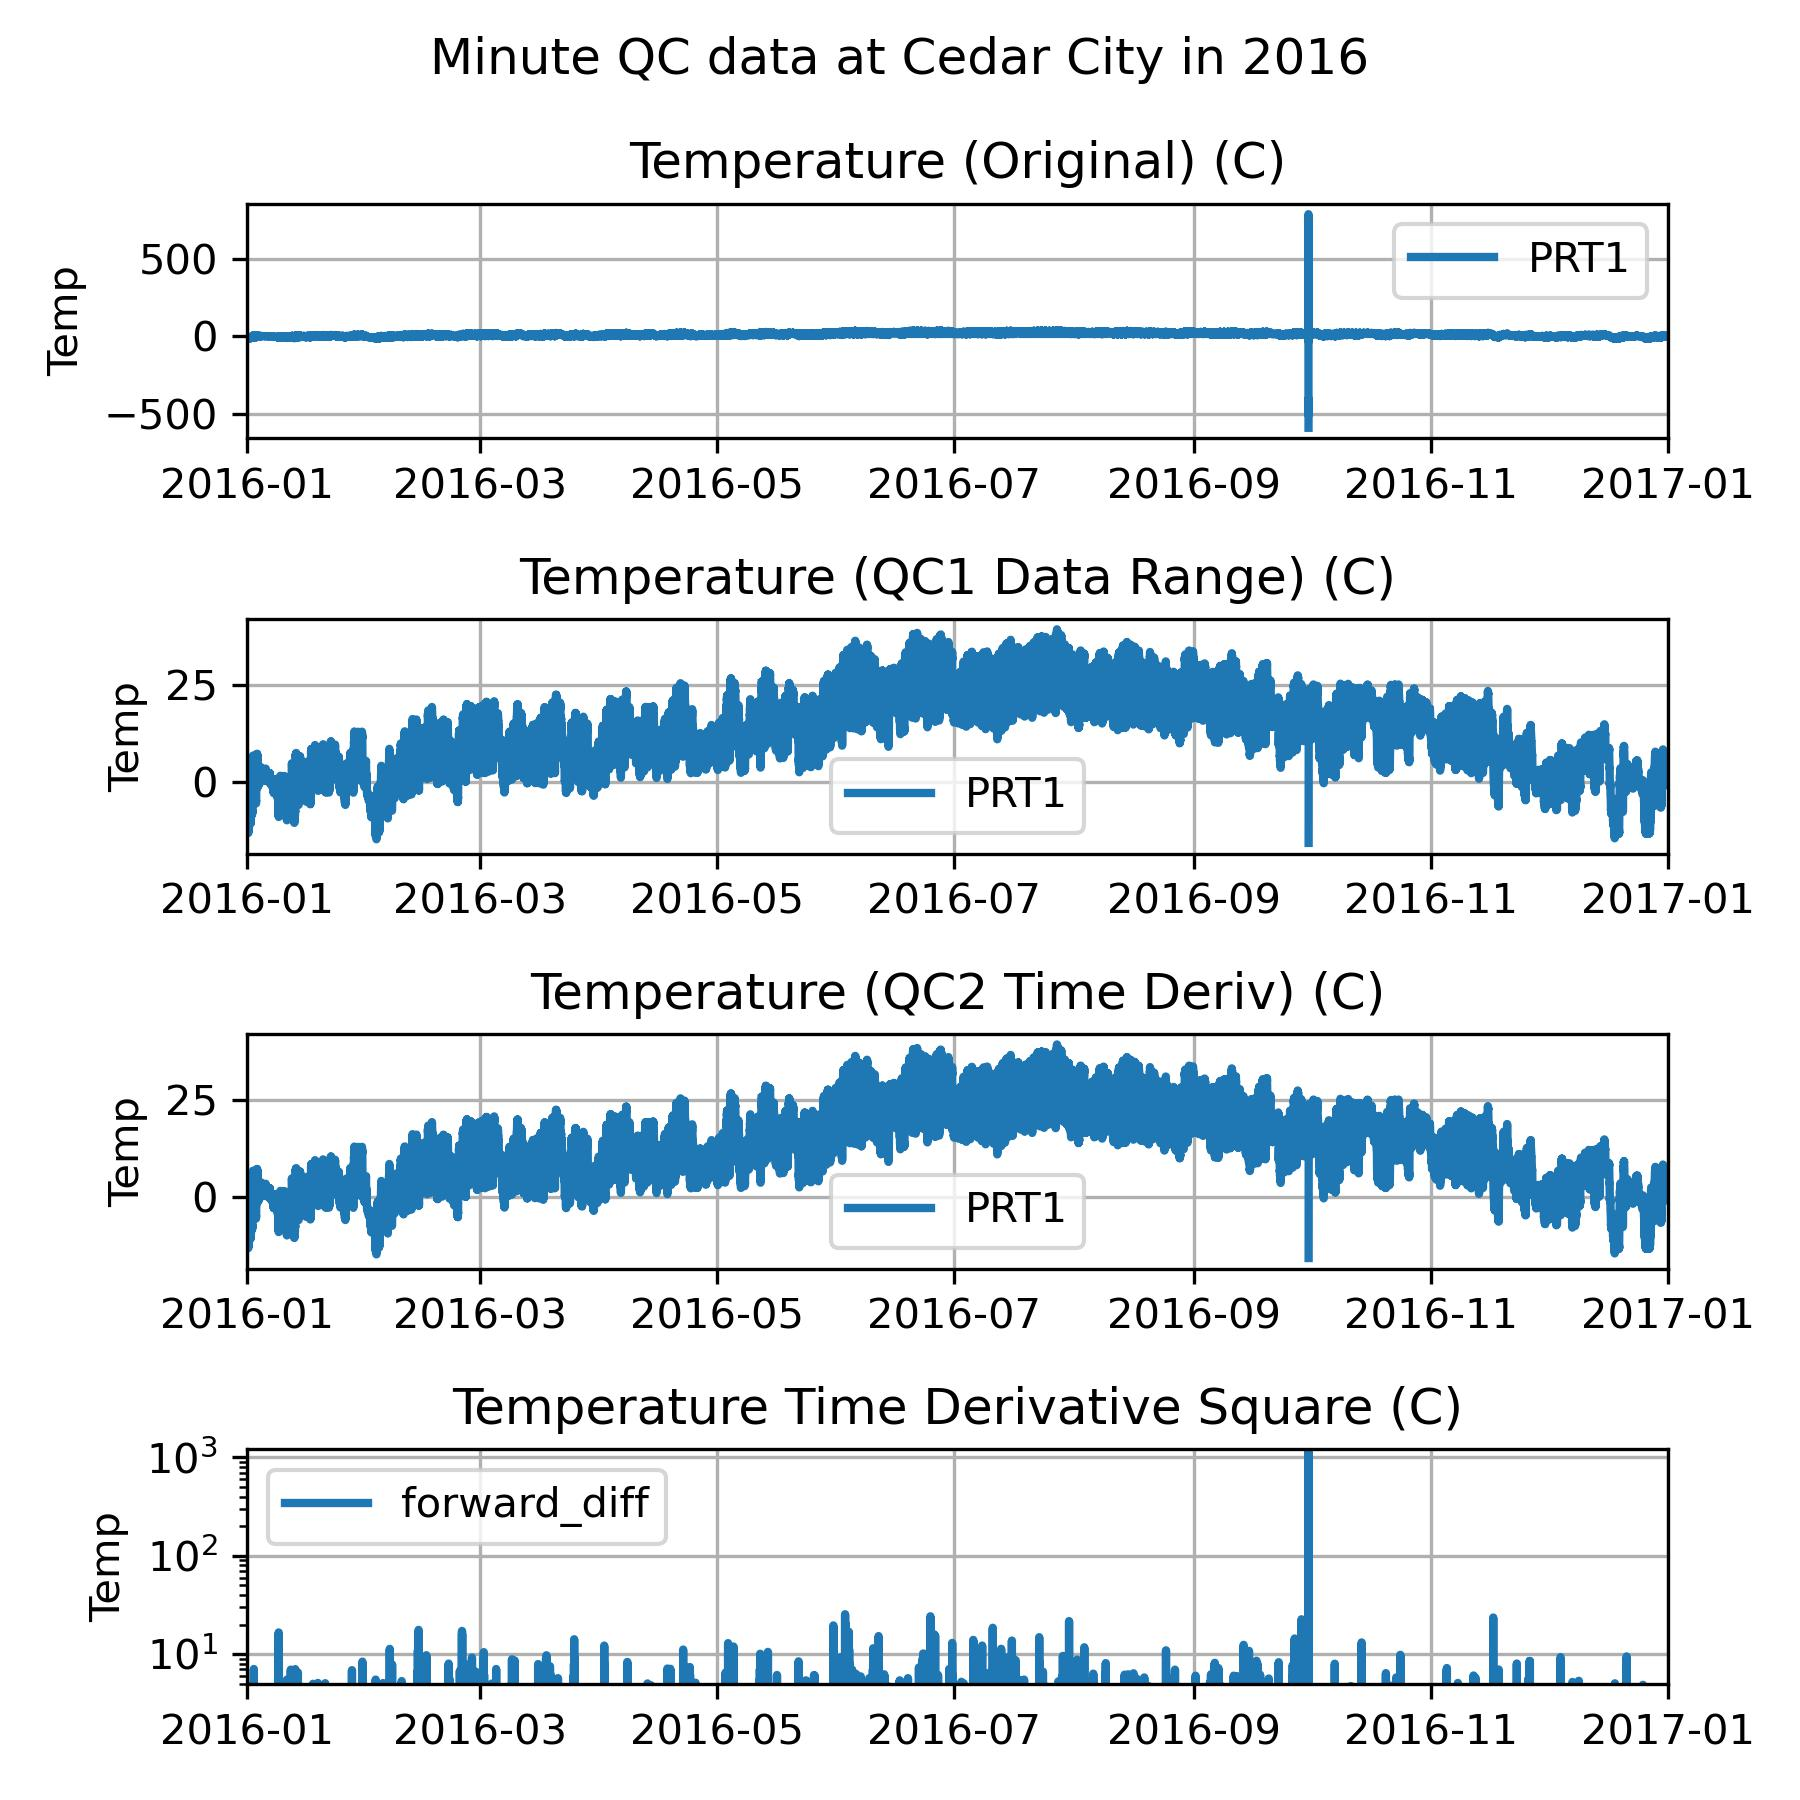

Generate this figure with Python:
# ============================================================
# QA/QC Description
# ============================================================
#
# This exercise applies two quality control (QC) procedures
# to atmospheric temperature observations.
#
# QC1:
#     Detects values outside a physically realistic
#     temperature range and replaces them with NaN.
#
# QC2:
#     Detects unrealistically large temporal changes using
#     the squared time derivative and replaces them with NaN.
#
# Students should:
#     1. modify the QC2 criteria value,
#     2. run the script,
#     3. compare the original and QC datasets,
#     4. evaluate how different criteria values affect
#        spike detection and data removal.
#
# ============================================================

import pandas as pd
import matplotlib.pyplot as plt
import sys
import copy

import pandas as pd
import numpy as np
from pathlib import Path

def QC1_range(data, variables, vmin, vmax):

    data = data.copy()

    for var in variables:

        mask = (data[var] < vmin) | (data[var] > vmax)

        data.loc[mask, var] = np.nan

    return data

def QC2_mark_extreme_time_variation(data, var, criteria):
    """
    QC2: Replace values with unrealistically large temporal changes with NaN.
    """

    data_qc = data.copy()

    temp_interp = data_qc[var].interpolate()

    data_qc["forward_diff"] = temp_interp.diff(periods=1) ** 2
    data_qc["backward_diff"] = temp_interp.diff(periods=-1) ** 2

    mask = (
        (data_qc["forward_diff"] > criteria * criteria)
        | (data_qc["backward_diff"] > criteria * criteria)
    )

    print("\nQC2: Extreme Time Variation")
    print(data_qc.loc[mask, ["forward_diff", "backward_diff", var]])

    data_qc.loc[mask, var] = np.nan

    return data_qc

def plot_data(ax, data, var, title, ylabel, funclog=False):
    """
    Plot time series data on a specified axis.
    """

    ax.plot(
        data.index,
        data[var],
        linestyle='-',
        linewidth=2,
        label=var
    )

    if funclog:
        ax.set_yscale('log')
        ax.set_ylim([5, data[var].max()])

    ax.set_title(title)
    ax.set_ylabel(ylabel)

    ax.set_xlim(data.index.min(), data.index.max())
    ax.grid(True)
    ax.legend()

    return ax


# --- Read Data ---

# File paths for the dataset.
# Daily climate observations for 2016
data_dir = Path('../../data')

file_min_path = data_dir / 'Cedar_Min.2016.csv'

data_min = pd.read_csv(file_min_path, header=0, comment="#")

data_min["timestamp"] = pd.to_datetime(
    data_min["timestamp"],
    format="%m/%d/%y %H:%M"
)

data_min.set_index("timestamp", inplace=True)

select_vars = ["PRT1"]

data_min[select_vars] = (
    data_min[select_vars]
    .replace("NAN", np.nan)
    .astype(float)
)

print(data_min.head())
print(data_min[select_vars].describe())


# --- QC1: Data Range Test ---

min_temp = -40.
max_temp = 40.

data_qc1 = QC1_range(
    data_min,
    select_vars,
    min_temp,
    max_temp
)


# --- QC2: Time-Variation Test ---

# Step 1: Modify the criteria
# QC2 uses the squared time derivative:
#
#     (dT/dt)^2
#
# The criteria value is squared internally:
#
#     criteria2 = criteria * criteria
#
# Example:
#     criteria = 10  ->  (dT/dt)^2 = 100
#
# Smaller criteria values detect smaller spikes,
# while larger values detect only extreme variations.

criteria = 100

data_qc2 = QC2_mark_extreme_time_variation(
    data_qc1,
    "PRT1",
    criteria
)

# --- Create Plots ---

fig, ax = plt.subplots(4, 1, figsize=(6, 6))


# Plot 1 (original data)
funclog = False
plot_data(ax[0], data_min, 'PRT1', 'Temperature (Original) (C)', 'Temp', funclog)

# Plot 2 (QC1 data)
funclog = False
plot_data(ax[1], data_qc1, 'PRT1', 'Temperature (QC1 Data Range) (C)', 'Temp', funclog)

# Plot 3 (QC2 data)
funclog = False
plot_data(ax[2],data_qc2,'PRT1','Temperature (QC2 Time Deriv) (C)','Temp',funclog)

# Plot 4 (QC diff)
funclog = True
plot_data(ax[3], data_qc2,'forward_diff','Temperature Time Derivative Square (C)','Temp',funclog)


main_title = 'Minute QC data at Cedar City in 2016'
plt.suptitle(main_title, fontsize=12)
plt.tight_layout()

# Save the plot as a JPEG file
output_path = Path(__file__).with_suffix('.jpg')
plt.savefig(output_path, dpi=300)

# Display the plot
plt.show()
